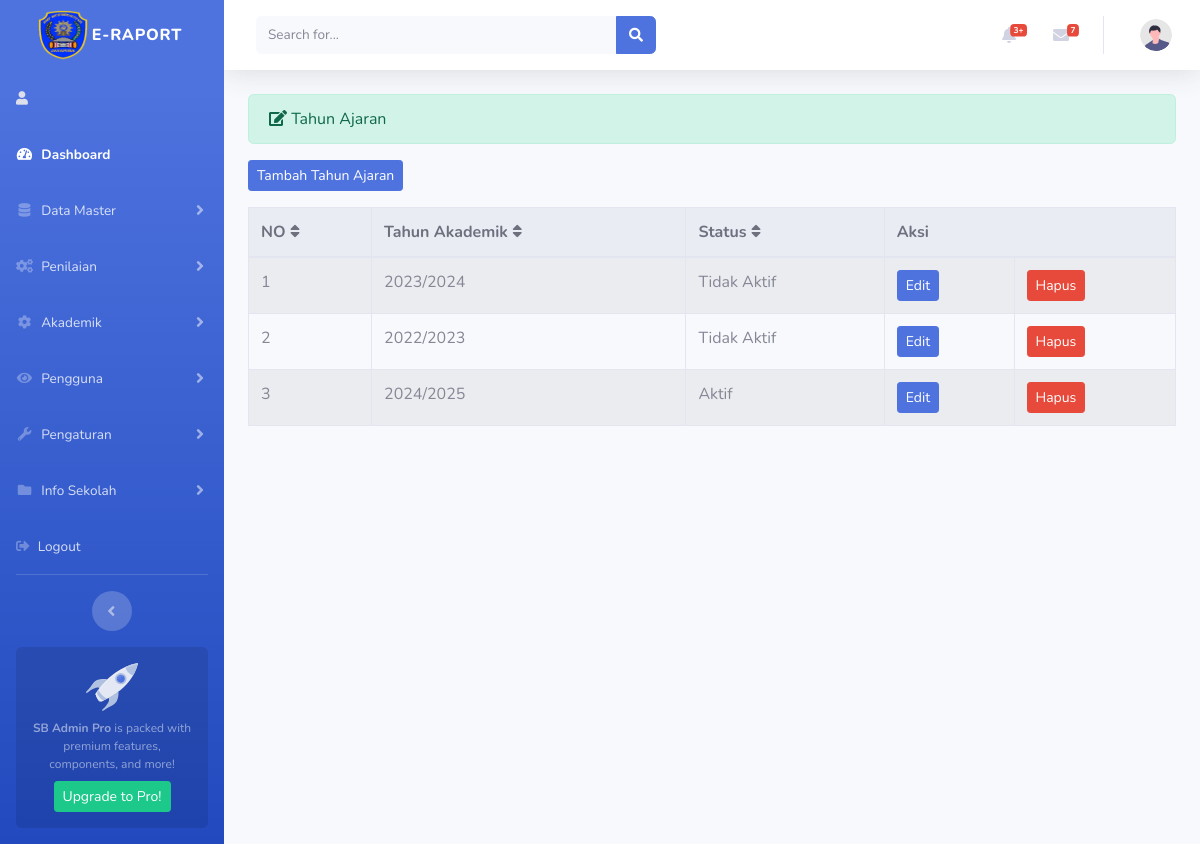
Page /index.php/administrator/tahun_ajaran on the earlier database version.
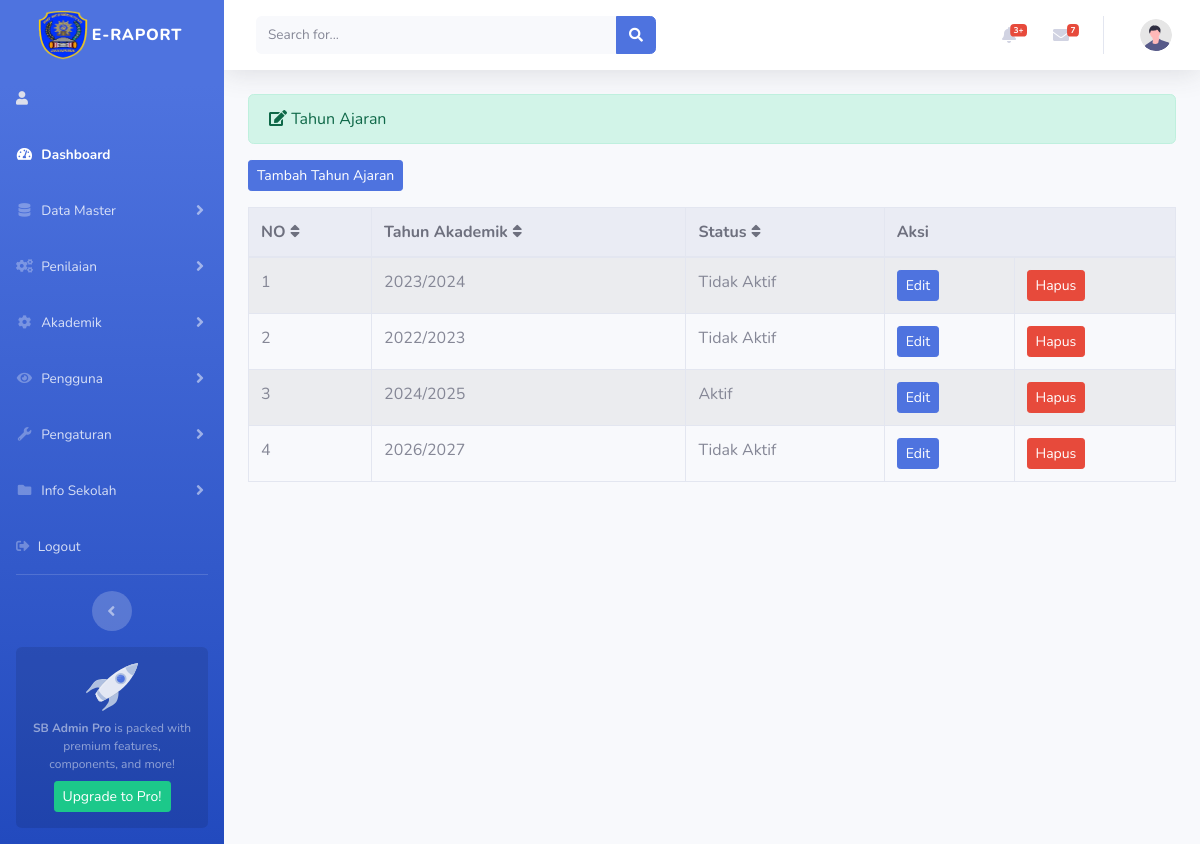
Same page on the later database version.
### tables this page shows
CREATE TABLE `tahun_ajaran` (
  `id_tahun` bigint(10) NOT NULL,
  `tahun_ajaran` varchar(20) NOT NULL,
  `status` varchar(20) NOT NULL
);

### application/controllers/administrator/tahun_ajaran.php (called while the page is built, shortened)
<?php
class Tahun_ajaran extends CI_Controller {
    public function __construct() {
        $this->load->model('Tahun_model');
        $this->load->model('Siswa_model');
        $this->load->model('Kelas_model');
        $this->load->helper('url');
        $this->load->library('form_validation');
    }
    public function index() {
        $data['tahun_ajaran'] = $this->Tahun_model->tampil_data();
        $this->load->view('templates_administrator/header');
        $this->load->view('templates_administrator/sidebar');
        $this->load->view('administrator/tahun_ajaran', $data);
        $this->load->view('templates_administrator/footer');
    }
}
?>

### index.php (called while the page is built, shortened)
<?php
require_once BASEPATH.'core/CodeIgniter.php';

### application/models/tahun_model.php (called while the page is built, shortened)
<?php
class Tahun_model extends CI_Model {
    public function tampil_data() {
        return $this->db->get('tahun_ajaran')->result();
    }
}
?>

### application/views/administrator/tahun_ajaran.php (the view, shortened to what this page needs)
<div class="container-fluid">
    <div class="alert alert-success" role="alert">
        <i class="fas fa-edit"></i> Tahun Ajaran
    </div>
    <?php echo anchor('administrator/tahun_ajaran/tambah', '<button class="btn btn-sm btn-primary mb-3">Tambah Tahun Ajaran</button>') ?>
    <table id="tahun_ajaran_table" class="table table-hover table-bordered table-striped">
        <thead class="thead-light">
            <tr>
                <th class="sort" data-sort="no">
                    NO
                    <span class="sort-icon"><i class="fas fa-sort"></i></span>
                </th>
                <th class="sort" data-sort="tahun_akademik">
                    Tahun Akademik
                    <span class="sort-icon"><i class="fas fa-sort"></i></span>
                </th>
                <th class="sort" data-sort="status">
                    Status
                    <span class="sort-icon"><i class="fas fa-sort"></i></span>
                </th>
                <th colspan="2">Aksi</th>
            </tr>
        </thead>
        <tbody class="list">
            <?php if (!empty($tahun_ajaran)) : ?>
                <?php $no = 1; ?>
                <?php foreach($tahun_ajaran as $ta) : ?>
                <tr>
                    <td class="no"><?php echo $no++ ?></td>
                    <td class="tahun_akademik"><?php echo $ta->tahun_ajaran ?></td>
                    <td class="status"><?php echo $ta->status ?></td>
                    <td>
                        <a href="<?php echo base_url('administrator/tahun_ajaran/edit/'.$ta->id_tahun); ?>" class="btn btn-sm btn-primary">Edit</a>
                    </td>
                    <td>
                        <a href="<?php echo base_url('administrator/tahun_ajaran/delete/'.$ta->id_tahun); ?>" class="btn btn-sm btn-danger">Hapus</a>
                    </td>
                </tr>
                <?php endforeach; ?>
            <?php else : ?>
                <tr>
                    <td colspan="4">Belum ada data tahun ajaran</td>
                </tr>
            <?php endif; ?>
        </tbody>
    </table>
</div>

Differences in the rows shown:
added tahun_ajaran: tahun_ajaran "2026/2027", status "Tidak Aktif"
